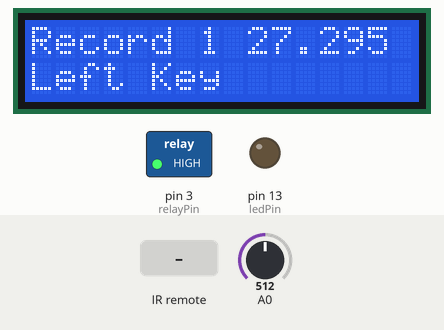
Simulated run of this sketch. Board: Arduino Uno, built with avr-gcc and run on an emulated ATmega328P. On the bench: 16×2 character LCD, switched loads named in the sketch (green lamp = pin HIGH), output pins drawn as LEDs (lit = HIGH). Inputs (shaded band) come from the test bench; at power-on: A0 = 512. EEPROM starts erased; what the sketch prints to the serial monitor is not drawn.

Above: at 12.2 s.
12.3 s: infrared code 0xF60 received
At 12.8 s:
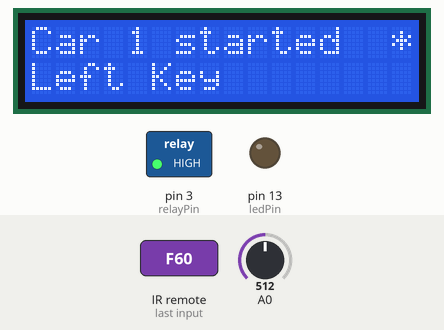
15.3 s: A0 set to 716
At 16.1 s:
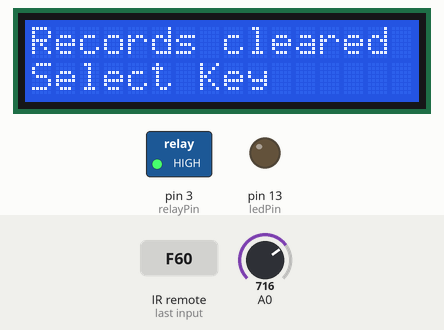
16.8 s: infrared code 0x760 received
At 18.2 s:
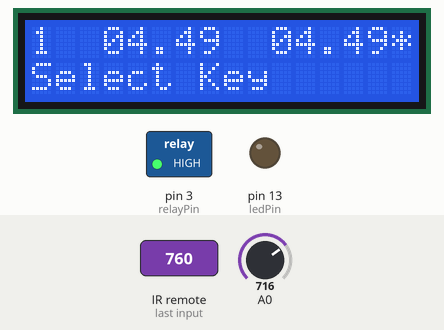
18.4 s: infrared code 0xF61 received
At 19.9 s:
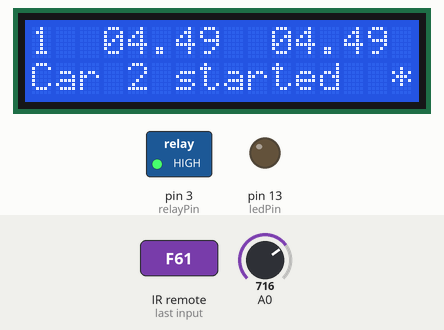
21.4 s: infrared code 0x761 received
At 22.8 s:
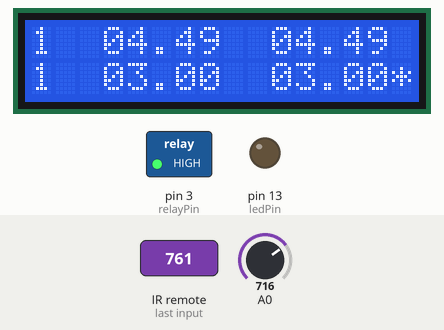
23.0 s: A0 set to 511
At 24.7 s:
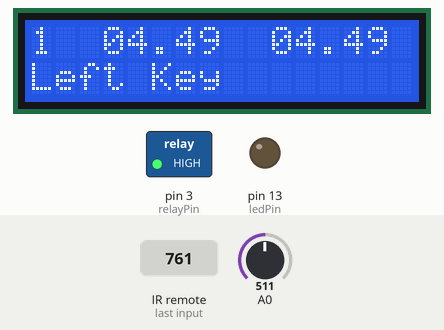
Timing chart, 0 to 25.9 s (numbered marks = the images above; inputs shaded):
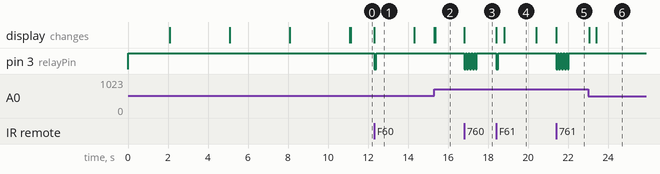

The sketch:

PES_ir_laptimer_receiver_v30.ino
```cpp
/* IR Lap timer RECEIVER by Per Emil Skjold 2012

FEATURES:
 * 2 racers
 * one line for each racer
 * 16x2lcd
 * Display shows lap counter, lap time and best time in race.
 * Beeper is connected to Relay (relayPin).
 * lap sound = 1x short beep
 * best race sound = 2x short beep
 * eeprom storage of best times(Delete Records with analog read button value. see sub deleteRecords)
   * pers.record car 1 = 4x fast beep
   * pers.record car 2 = 4x fast beep
 * ir timeout to prevent false trigg. see irTimeoutSeconds

PARTS:
 * 1x Arduino Uno https://prnt.sc/rfpl6c
 * 1x Arduino LCD keypad shield https://prnt.sc/rfpd3e
 * 1x 38Khz IR irReceiverPin https://prnt.sc/rfpkdm
 * 1x Arduino 5v Relay https://prnt.sc/rfpe1k
 * 1x 12v alarm siren of some sort
 * 1x 12V Lead Acid battery https://prnt.sc/rfprw0
 * 1x Power Jack for arduino uno https://prnt.sc/rfprf3
 * 1x Round rocker switch, to turn on/off power https://prnt.sc/rfpz4b
 * IR Library https://github.com/z3t0/Arduino-IRremote

WIRING:
 * ARDUINO PIN 2 -> IR RECEIVER DATA OUTPUT PIN (left leg)
 * ARDUINO PIN 3 -> RELAY INPUT PIN
 * The rest is just power. Remember to keep 12V away from Arduino pins!
 * image https://prnt.sc/rfqknp

To do:
* REACTION TIME IS TO SLOW. THIS MAY BE A TRANSMITTER PROBLEM


 */

// CONSTANTS
const int irReceiverPin = 2;      // Data pin 1 of IR irReceiverPin to this pin
const int relayPin  = 3;          // alarm siren is connected to relay and 12v battery
const int irTimeoutSeconds = 2;   // TO PREVENT UNWANTED RETRIG. 10SEC irTimeoutSeconds FOR A 14SEC LAP IS GOOD.

#include <EEPROM.h>
#include <IRremote.h> // https://github.com/z3t0/Arduino-IRremote


IRrecv irrecv(irReceiverPin); // create instance of 'irrecv'
decode_results results;

#include <LiquidCrystal.h>
LiquidCrystal lcd(8, 9, 4, 5, 6, 7);
#define ledPin  13                   // Builtin LED

unsigned long currentMillis = 0; //cpu time
long BestTimeInRace=40000;

//BIL 1
long startTime1 ;                    // start time for stop watch
long elapsedTime1 ;                  // elapsed time for stop watch
long lastTime1 = 0;                  // last time
long endring1 = 0;                    //delta
long bestTime1 =30000;
String lapTimeText1 = "00";
String bestLapText1 = "Best 33 14.225s";
long previousMillisTrigg1 = 0;      // variable to store last cpu time
int fractional;                     // variable to store fractional part of time
int runde1 = 1;
int started1 = 0;
int carFree1 = 1; //lock bit to prevent retrigs when passing
long recordCar1=30000;//record to save in eeprom

//BIL 2
long startTime2 ;                    // start time for stop watch
long elapsedTime2 ;                  // elapsed time for stop watch
long lastTime2 = 0;                  // forrige tid
long endring2 = 0;                   //delta
long bestTime2 =30000;
String lapTimeText2 = "00";
String bestLapText2 = "Best 33 14.225s";
long previousMillisTrigg2 = 0;      // variable to store last time LED was updated
int fractiona2;                     // variable used to store fractional part of time
int runde2 = 1; //lap no
int started2 = 0;
int carFree2 = 1; //frigjort fra sperr
long recordCar2=30000;//rekord for lagring til eprom

//relay timers
int rele1x=10;//disse settes til 0 for å starte rele
int lyd2=10;
int rele3x=10;
int rele6x=10;
int releState = HIGH;
long previousMillisRele = 0;

//KEY PAD
char msgs[5][17] = {"Right Key      ",
                    "Up key         ",
                    "Down key       ",
                    "Left Key       ",
                    "Select Key     "};
int adc_key_val[5] ={50, 200, 400, 600, 800 };
int NUM_KEYS = 5;
int adc_key_in;
int key=-1;
int oldkey=-1;

void setup()
{
   //IR
   Serial.begin(9600);
   irrecv.enableIRIn(); // Start the irReceiverPin
   irrecv.blink13(true);

   //pins
   pinMode(ledPin, OUTPUT);         // sets the digital pin as output
   pinMode(relayPin, OUTPUT);         // sets the digital pin as output
   digitalWrite(relayPin, HIGH);
   Serial.println("Stoppeklokke klar");

   //LCD
   lcd.begin(16, 2);
   lcd.clear();
   lcd.print("IR Lap Timer by");
   lcd.setCursor(0, 1); //linje2, (index0)
   lcd.print("Per Emil Skjold");
   delay(2000);

 //IR TIMOUT INFO
  lcd.clear();
  lcd.print("IR timeout = ");
  lcd.print(irTimeoutSeconds);
  lcd.print("s");
  lcd.setCursor(0, 1); //linje2, (index0)
  lcd.print("Select=Clear record");
  delay(3000);

 //SOUNDS
  lcd.clear();
  lcd.print("Sounds:");
  lcd.setCursor(0, 1);
  lcd.print("1short= lap");
  delay(3000);
  lcd.clear();
  lcd.print("2short= Best lap");//lederbil i fremtiden??
  lcd.setCursor(0, 1);
  lcd.print("4short= Record");
  delay(3000);

 //RECORDS
  readRecord1(); //les eprom rekord
  readRecord2(); //les eprom rekord
  lcd.clear();
  lcd.print("Record 1 ");
  lcd.print(print_time(recordCar1));
  lcd.setCursor(0, 1); //linje2, (index0)
  lcd.print("Rekord 2 ");
  lcd.print(print_time(recordCar2));


} // setup end

void loop()
{
 currentMillis = millis();

 rele1sub(); //sjekk om rele skal aktiveres
 rele1Langsub();
 rele3sub(); //sjekk om rele skal aktiveres
 sperrstatus1(); //sjekk sperrstatus
 sperrstatus2();
 readIR();
 readAnalog();
}

void readIR(){
   //READ IR
  if (irrecv.decode(&results)) // have we received an IR signal?
  {
    translateIR();
    irrecv.resume(); // receive the next value
  }
}

void trigg1()
{   //SPERR
    //kjør kun vist total cpu tid - forrige cpu tid for bil1 er større enn valgt timeout
     if(carFree1==1) { //check lock
     carFree1=0;//lock

     lcd.setCursor(15, 0);
     lcd.print("*"); //symboliser
     elapsedTime1 =   currentMillis - startTime1;              // store elapsed time
    //reset tid-----------------------------
     startTime1 = currentMillis;                                   // store the start time

     //kjør en gang-------------------------
      if (started1 == 0){
      started1=1; //timer is started
      rele1x = 0;
     Serial.println("Car 1 started");
      lcd.setCursor(0, 0);
      lcd.print("Car 1 started  ");
      }
      else
      {

       {

       //report elapsed time
       Serial.print("Lap ");
       Serial.print(runde1);
       Serial.print("   ");
       lapTimeText1=print_time(elapsedTime1);
       Serial.print(lapTimeText1); //ms long til sekund
       Serial.print("    ");
      // endring1=elapsedTime1 -  lastTime1;
      // Serial.println(endring1);
      Serial.println(elapsedTime1);

   //lap text
   lcd.setCursor(0, 0);
   lcd.print(runde1);
   lcd.print("  "); //space the rest of screen

     //time improvement
//   lcd.setCursor(0, 1);
//   lcd.print(String(endring) + "ms");

    //lap time
    lcd.setCursor(3, 0);
    lcd.print(lapTimeText1); //ms long til sekund
    lcd.setCursor(8, 0);
    lcd.print("  "); //visker over siste siffer

//      //Race Record, Make glory of best car:
//      if ((elapsedTime1 <= bestTime2)&&(elapsedTime1 <= bestTime1)){ //vist bedre enn andre bil og egen bestetid
//      rele3antall=0;
//      }

    //LØPS BASERT, IKKE ALLTIME
    //LEDERBIL SYNLIGGJØRES
    //RUNDE = 1PIP
    //NY BESTETID = 2PIP (for å vise forbedringer)
    //NY REKORD = 4PIP


    //PERSONAL RECORD. SAVE. IKKE VIS DENNE BEGIVENHETEN
       if (elapsedTime1 <= recordCar1){  //vist bedre enn bil 2 også
       recordCar1=elapsedTime1;  //PERS VERDI
       writeRecord1();
       }

     //BESTETID PERS LØP 1
     if (elapsedTime1 < bestTime1){
      bestTime1=elapsedTime1;   //set ny bestetid
      lcd.setCursor(10, 0);
      lcd.print(lapTimeText1);
      lcd.setCursor(15, 0);
      lcd.print("*"); //SETT TILBAKE STJERNE DA DEN ER SKREVET OVER OVENFOR

        //NEW RECORD = 4PIP
        if ((elapsedTime1 <= recordCar1)&&(elapsedTime1 <= recordCar2))
        rele3x = 0; //NY REKORD


        //PERSONAL RECORD = 2PIP (for å vise forbedringer)
        else
        lyd2 = 0; //KJØRER VANLIG
     }

       //NORMAL LAP = 1PIP
     else{
     rele1x = 0; //KJØRER VANLIG
     }


   //neste runde------------------------------
   runde1++;
   lastTime1=elapsedTime1; //husk tid
   }
      }

    //----------------------------------------
    //peepRunde

     }
}


//BIL 2
void trigg2()
{   //SPERR
    //kjør kun vist total cpu tid - forrige cpu tid for bil1 er større enn valgt timeout
     if(carFree2==1) { //sjekk lås
     carFree2=0;//lås

     lcd.setCursor(15, 1);
     lcd.print("*"); //symboliser
     elapsedTime2 =   currentMillis - startTime2;              // store elapsed time
    //reset tid-----------------------------
     startTime2 = currentMillis;                                   // store the start time

     //kjør en gang-------------------------
      if (started2 == 0){
      started2=1; //timer is started
      rele1x = 0;
      Serial.println("Car 2 started");
      lcd.setCursor(0, 1);
      lcd.print("Car 2 started  ");
      }
      else
      {
         {


         // routine to report elapsed time
       //serial
       Serial.print("Car 2 Lap ");
       Serial.print(runde2);
       Serial.print("  ");
       lapTimeText2=print_time(elapsedTime2);
       Serial.print(lapTimeText2); //ms long til sekund
       Serial.print("   ");
      // endring1=elapsedTime1 -  lastTime1;
      // Serial.println(endring1);
      Serial.println(elapsedTime2);

   //runde tekst
   lcd.setCursor(0, 1);
// lcd.print("Lap      ");
// lcd.setCursor(5, 0);
   lcd.print(runde2);
   lcd.print("  ");

     //tid forbedring
//   lcd.setCursor(0, 1);
//   lcd.print(String(endring) + "ms");

    //tid runde
    lcd.setCursor(3, 1);
    lcd.print(lapTimeText2); //ms long til sekund
    lcd.setCursor(8, 1);
    lcd.print("  "); //visker over siste siffer


      //PERS REKORD 2
      //EGEN REKORD SLÅTT. LAGRE. IKKE VIS DENNE BEGIVENHETEN
       if (elapsedTime2 <= recordCar2){  //vist bedre enn bil 2 også
       recordCar2=elapsedTime2;  //PERS VERDI
       writeRecord2();
       }
     //BESTETID PERS LØP 2
     if (elapsedTime2 < bestTime2){
      bestTime2=elapsedTime2;   //set ny bestetid
      lcd.setCursor(10, 1);
      lcd.print(lapTimeText2);
      lcd.setCursor(15, 1);
      lcd.print("*"); //SETT TILBAKE STJERNE DA DEN ER SKREVET OVER OVENFOR

        //REKORDER SLÅTT =4PIP
        if ((elapsedTime2 <= recordCar2)&&(elapsedTime2 <= recordCar1))
        rele3x = 0; //NY REKORD
        //LØPS BESTE (LEDER BIL) = 2PIP

        //PERS BESTETID SLÅTT = 2PIP (for å vise forbedringer)
        else
        lyd2 = 0; //KJØRER VANLIG
     }

       //VANLIG RUNDE 1PIP
     else{
     rele1x = 0; //KJØRER VANLIG
     }

   //neste runde------------------------------
   runde2++;
   lastTime2=elapsedTime2; //husk tid
   }
      }


}
}


String longToSec(unsigned long t_milli) //var Void før
{
    String text;


}
//Here's a print routine that can convert a long int, corresponding to milliseconds,
//to days, hours, minutes, seconds and milliseconds and print to the LCD.
// argument is time in milliseconds
String print_time(unsigned long t_milli) //var Void før
{
    char buffer[20];
    int days, hours, mins, secs;
    int fractime;
    unsigned long inttime;
    String text;

    inttime  = t_milli / 1000;
    fractime = t_milli % 1000; //100=2decimaler


    // inttime is the total number of number of seconds
    // fractimeis the number of thousandths of a second

    // number of days is total number of seconds divided by 24 divided by 3600
    days     = inttime / (24*3600);
    inttime  = inttime % (24*3600);

    // Now, inttime is the remainder after subtracting the number of seconds
    // in the number of days
    hours    = inttime / 3600;
    inttime  = inttime % 3600;

    // Now, inttime is the remainder after subtracting the number of seconds
    // in the number of days and hours
    mins     = inttime / 60;
    inttime  = inttime % 60;

    // Now inttime is the number of seconds left after subtracting the number
    // in the number of days, hours and minutes. In other words, it is the
    // number of seconds.
    secs = inttime;

    // Don't bother to print days
//     sprintf(buffer, "%02d:%02d:%02d.%03d", hours, mins, secs, fractime);
       sprintf(buffer, "%02d.%02d", secs, fractime);

//     lcd.print(buffer);
// text=buffer;
//  text=text.substring(0,5); //kort ned lengde slik at en bare har 2 desimaler
//  text=text-1;
       return buffer;

}


void translateIR()
// takes action based on IR code received
// describing Sony IR codes on LCD module
{
    Serial.print("Data=");
   Serial.println(results.value, HEX);
  switch(results.value)
  {
   //Ariels DVD REMOTE, FOR DEBUGING
    case 0xF60: Serial.println("RC5 ned");  trigg1(); break;
    case 0x760: Serial.println("RC5 ned");  trigg1(); break;
    case 0xF61:  Serial.println("RC5 opp");  trigg2(); break;
    case 0x761:  Serial.println("RC5 opp");  trigg2(); break;

    //4BIT RC6 CODE FROM CAR1. 4 is fastest.
    case 0x1:  Serial.println("Car 1 passed");  trigg1(); break;
    //4BIT RC6 CODE FROM CAR2. 4 is fastest.
    case 0x2:  Serial.println("Car 2 passed");  trigg2(); break;

//    case 0xA90:  Serial.println("Power button"); break;
//    case 0x290:  Serial.println("mute           "); break;

    //SONY KODER
//    case 0x10:   trigg1();Serial.println("Sony one");  break;
//    case 0x810:  trigg2();Serial.println("Sony two"); break;

//    case 0x410:  Serial.println("three          "); break;
//    case 0xC10:  Serial.println("four           "); break;
//    case 0x210:  Serial.println("five           "); break;
//    case 0xA10:  Serial.println("six            "); break;
//    case 0x610:  Serial.println("seven          "); break;
//    case 0xE10:  Serial.println("eight          "); break;
//    case 0x110:  Serial.println("nine           "); break;
//    case 0x910:  Serial.println("zero           "); break;
//    case 0x490:  Serial.println("volume up      "); break;
//    case 0xC90:  Serial.println("volume down    "); break;
//    case 0x90:   Serial.println("channel up     "); break;
//    case 0x890:  Serial.println("channel down   "); break;
//    default: Serial.println(" other button   ");
  }
  //delay(2000);

}

//lap = 1 fast beep
void rele1sub()
{
 if (rele1x == 0){ //vist 0, altså resatt skal denne kjøre. startes ved å sette denne til 0

  if(currentMillis - previousMillisRele > 100) {

    // save the last time you blinked the LED
    previousMillisRele = currentMillis;
 // if the LED is off turn it on and vice-versa:
    if (releState == LOW) //rele på
      releState = HIGH, rele1x=1;
    else
      releState = LOW; //rele av
 // set the LED with the ledState of the variable:
    digitalWrite(relayPin, releState);
  }
}
}

//person rekord =1xlang
void rele1Langsub()
{
 if (lyd2 <= 1){
  if(currentMillis - previousMillisRele > 70) {
    // save the last time you blinked the LED
    previousMillisRele = currentMillis;
 // if the LED is off turn it on and vice-versa:
    if (releState == LOW)
      releState = HIGH, lyd2++; //rele av
    else
      releState = LOW; //rele på
 // set the LED with the ledState of the variable:
    digitalWrite(relayPin, releState);
  }
}
}


//lederbil spiller 3x raske
void rele3sub()
{
 if (rele3x <= 4){
  if(currentMillis - previousMillisRele > 70) {
    // save the last time you blinked the LED
    previousMillisRele = currentMillis;
 // if the LED is off turn it on and vice-versa:
    if (releState == LOW)
      releState = HIGH, rele3x++; //rele av
    else
      releState = LOW; //rele på
 // set the LED with the ledState of the variable:
    digitalWrite(relayPin, releState);
  }
}
}


//unlock car 1
void sperrstatus1(){
   if (started1==1){
       if(currentMillis - startTime1 > (irTimeoutSeconds * 1000)) { //sjekk forige gang trigg skjedde
         carFree1 = 1;
         lcd.setCursor(15, 0);
         lcd.print(" "); //symboliser
         }
   }
}


//unlock car 2
void sperrstatus2(){
   if (started2==1){
       if(currentMillis - startTime2 > (irTimeoutSeconds * 1000)) { //sjekk forige gang trigg skjedde
         carFree2 = 1;
         lcd.setCursor(15, 1);
         lcd.print(" "); //symboliser
         }
   }
}

void readRecord1(){

byte hiByte = EEPROM.read(0);
byte loByte = EEPROM.read(1);
 recordCar1 = (hiByte << 8)+loByte;
}

//save 2 byte(integer)= maks 32000
void writeRecord1(){
byte loByte = byte(recordCar1);
byte hiByte = byte(recordCar1 >> 8);
 EEPROM.write(0, hiByte);
 EEPROM.write(1, loByte);
}
void readRecord2(){

byte hiByte = EEPROM.read(2);
byte loByte = EEPROM.read(3);
 recordCar2 = (hiByte << 8)+loByte;
}

void writeRecord2(){
byte loByte = byte(recordCar2);
byte hiByte = byte(recordCar2 >> 8);
 EEPROM.write(2, hiByte);
 EEPROM.write(3, loByte);
}
void deleteRecords(){
 recordCar1=32000; //maks lager størrelse 2byte (int)=32000
 recordCar2=32000;
 writeRecord1();
 writeRecord2();
 lcd.clear();
 lcd.print("Records cleared");
}


//buttons on shield is detected with analog read.
void readAnalog(){
   adc_key_in = analogRead(0);    // read the value from the sensor
  key = get_key(adc_key_in);  // convert into key press

  if (key != oldkey)   // if keypress is detected
   {
      // ONE SHOT EVENTS ON KLICK DOWN
      doKeyDown();

    delay(50);  // wait for debounce time
    adc_key_in = analogRead(0);    // read the value from the sensor
    key = get_key(adc_key_in);    // convert into key press
    if (key != oldkey)
    {
      lcd.setCursor(0, 1);
      oldkey = key;
      if (key >=0){
           lcd.print(msgs[key]);
      }
    }
  }
 }
 //***************************************************************************


// check if button on lcd button shield is pressed
void doKeyDown()
{
    switch(key)
  {
// case 0: rele1x=0; break; //right
// case 1: rele1x=0; break; //up
// case 2: rele1x=0; break; //down
// case 3: rele3x=0; break; //left
   case 4: deleteRecords(); break; //select key

//    default: Serial.println(" other button   ");
  }

//   if (key == 4){ //DOWN
//       }
//
//   if (key == 1){ //SELECT
//       rele1x=0;
//      }
//
//   if (key == 2){ //LEFT
//         }
// delay (50);  //for å unngå ripple input i brytings tidspunktet.
}

//***************************************************************************
// Convert ADC value to key number
int get_key(unsigned int input)
{
    int k;
    for (k = 0; k < NUM_KEYS; k++)
    {
      if (input < adc_key_val[k])
 {
            return k;
        }
   }
    if (k >= NUM_KEYS)k = -1;  // No valid key pressed
    return k;
}
```

Measured:
- after the input at 12.3 s, pin 3 (relayPin): HIGH → LOW at once, → HIGH 0.10 s later; the display: changes at once (image 1)
- after the input at 15.3 s, the display: first changes at once (image 2 shows a later state)
- after the input at 16.8 s, pin 3 (relayPin): alternates HIGH for 0.07 s and LOW for 0.07 s, 10 changes in all, then stays HIGH, starting at once; the display: changes at once (image 3)
- after the input at 18.4 s, pin 3 (relayPin): HIGH → LOW at once, → HIGH 0.10 s later; the display: first changes at once (image 4 shows a later state)
- after the input at 21.4 s, pin 3 (relayPin): alternates HIGH for 0.07 s and LOW for 0.07 s, 10 changes in all, then stays HIGH, starting at once; the display: changes at once (image 5)
- after the input at 23.0 s, the display: first changes after 0.05 s (image 6 shows a later state)
- what the display in image 1 shows lasts 2.0 s, from 12.3 s to 14.3 s
